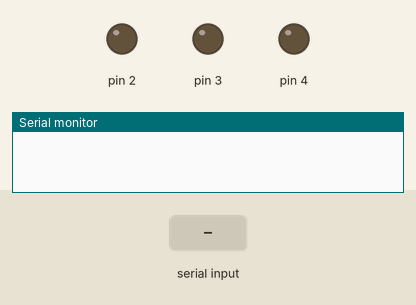
This sketch was run on a simulated Arduino Uno, built with avr-gcc and run on an emulated ATmega328P. On the bench: output pins drawn as LEDs (lit = HIGH), the last lines printed to the serial monitor. Inputs (shaded band) come from the test bench.

Above: at 1.2 s.
1.3 s: "30,150\n" received over Serial
At 2.6 s:
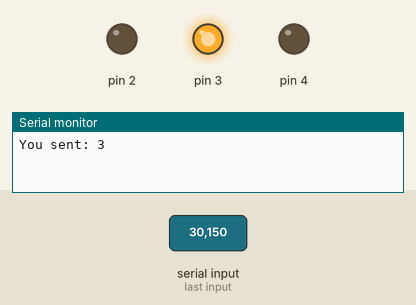
Timing chart, 0 to 4.8 s (numbered marks = the images above; inputs shaded):
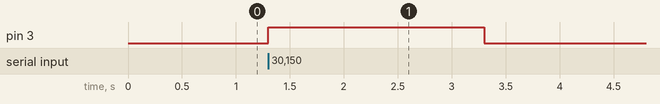

Measured:
- after the input at 1.3 s, pin 3: LOW → HIGH at once, → LOW 2.0 s later

The sketch:

test_serial_LEDs.ino
```cpp
char receivedChar;
boolean newData = false;

void setup() {

  Serial.begin(9600);

  pinMode(2, OUTPUT);
  pinMode(3, OUTPUT);
  pinMode(4, OUTPUT);

}

void loop() {

  recvInfo();
  lightLED();

}

void recvInfo() {

  if (Serial.available() > 0) {

    receivedChar = Serial.read();
    newData = true;
    Serial.print("You sent: ");
    Serial.println(receivedChar);
  }

}

void lightLED() {

  int led = (receivedChar - '0');

  while(newData == true) {

    digitalWrite(led, HIGH);
    delay(2000);
    digitalWrite(led, LOW);

    newData = false;

  }

}
```
